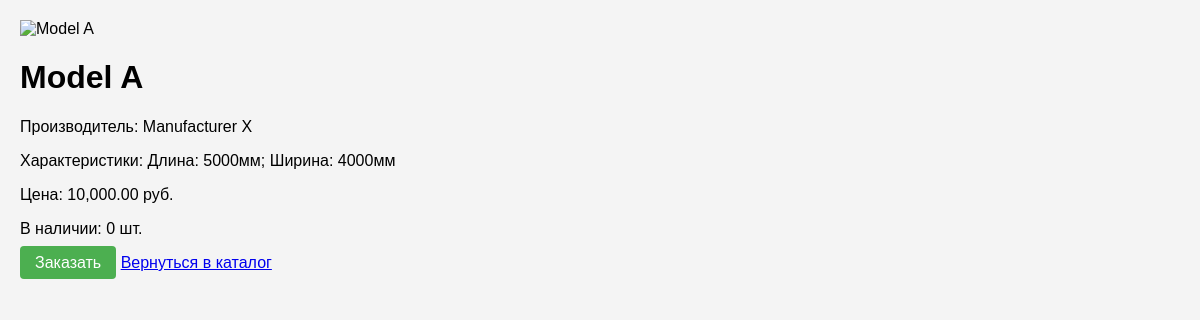
Screenshot of /machine_detail.php?id=1 with the database file from the repository.
### tables this page shows
CREATE TABLE `machines` (
  `machine_id` int(11) NOT NULL,
  `model_name` varchar(255) NOT NULL COMMENT 'Модель станка',
  `manufacturer` varchar(255) NOT NULL COMMENT 'Производитель',
  `price` decimal(10,2) NOT NULL COMMENT 'Цена',
  `stock_quantity` int(11) NOT NULL COMMENT 'Количество на складе',
  `specification_id` int(11) DEFAULT NULL COMMENT 'ID спецификации',
  `sort` int(11) NOT NULL DEFAULT 500 COMMENT 'Порядок сортировки',
  `image` varchar(255) DEFAULT NULL COMMENT 'Путь к изображению'
);

### machine_detail.php (the view, shortened to what this page needs)
<?php
$conn = new mysqli('localhost', 'root', '', 'machines_db');
$machine_id = isset($_GET['id']) ? intval($_GET['id']) : 0;
$sql = "SELECT m.*,
        (SELECT GROUP_CONCAT(CONCAT(c.name, ': ', mc.value) SEPARATOR '; ')
         FROM machine_characteristics mc
         JOIN characteristics c ON mc.characteristic_id = c.id
         WHERE mc.machine_id = m.machine_id) as characteristics
        FROM machines m
        WHERE m.machine_id = ?";
$stmt = $conn->prepare($sql);
$stmt->bind_param("i", $machine_id);
$stmt->execute();
$result = $stmt->get_result();
$machine = $result->fetch_assoc();
?>
<!DOCTYPE html>
<html lang="ru">
<head>
    <link rel="stylesheet" href="styles.css">
</head>
<body>
    <div class="container">
        <div class="machine-detail">
            <div class="machine-detail-image">
                <img src="<?= htmlspecialchars($machine['image'] ?? 'placeholder.jpg') ?>" alt="<?= htmlspecialchars($machine['model_name']) ?>">
            </div>
            <div class="machine-detail-info">
                <h1><?= htmlspecialchars($machine['model_name']) ?></h1>
                <p>Производитель: <?= htmlspecialchars($machine['manufacturer']) ?></p>
                <p>Характеристики: <?= htmlspecialchars($machine['characteristics'] ?? 'Нет данных') ?></p>
                <p>Цена: <?= number_format($machine['price'], 2) ?> руб.</p>
                <p>В наличии: <?= $machine['stock_quantity'] ?> шт.</p>
                <a href="order.php?id=<?= $machine['machine_id'] ?>" class="order-btn">Заказать</a>
                <a href="index.php" class="back-btn">Вернуться в каталог</a>
            </div>
        </div>
    </div>
</body>
</html>

### styles.css (style rules this page uses)
body { font-family: Arial, sans-serif; background-color: #f4f4f4; margin: 0; padding: 20px; }
.container { max-width: 1200px; margin: 0 auto; }
.order-btn { background-color: #4CAF50; color: white; text-decoration: none; padding: 8px 15px; border-radius: 4px; transition: background-color 0.3s; }

### rows the page displays
machines: model_name "Model A", manufacturer "Manufacturer X", price "10,000.00", stock_quantity "0"

### other values shown
$machine['characteristics'] "Длина: 5000мм; Ширина: 4000мм"
